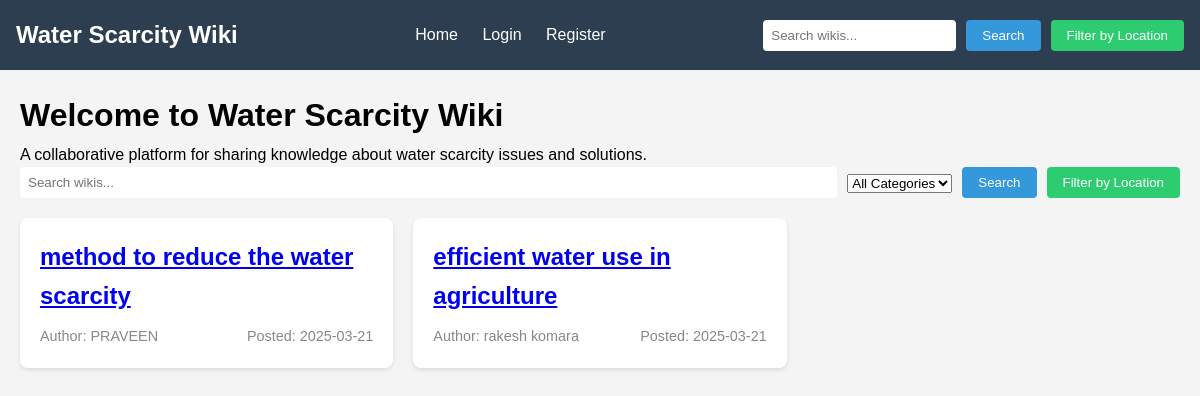
The page / on the database its author committed.
### app.py (models this page shows, shortened)
class Wiki(db.Model):
    id = db.Column(db.Integer, primary_key=True)
    title = db.Column(db.String(100), nullable=False)
    content = db.Column(db.Text, nullable=False)
    date_posted = db.Column(db.DateTime, nullable=False, default=datetime.utcnow)
    user_id = db.Column(db.Integer, db.ForeignKey('user.id'), nullable=False)
    media_files = db.relationship('WikiMedia', backref='wiki', lazy=True, cascade='all, delete-orphan')
    water_scarcity_level = db.Column(db.String(20), nullable=False)  # 'low', 'moderate', 'high'
    category = db.Column(db.String(20), nullable=False)  # 'agriculture', 'domestic', 'business'
    def delete(self):
        for media in self.media_files:
            try:
                os.remove(os.path.join(app.config['UPLOAD_FOLDER'], media.filename))
            except OSError:
                pass
        db.session.delete(self)
        db.session.commit()

class User(UserMixin, db.Model):
    id = db.Column(db.Integer, primary_key=True)
    username = db.Column(db.String(80), unique=True, nullable=False)
    email = db.Column(db.String(120), unique=True, nullable=False)
    password_hash = db.Column(db.String(128))
    wikis = db.relationship('Wiki', backref='author', lazy=True)

### app.py (the view)
@app.route('/')
def home():
    wikis = Wiki.query.order_by(Wiki.date_posted.desc()).all()
    return render_template('home.html', wikis=wikis)

### app.py (called while the page is built)
@app.before_request
def log_request_info():
    if not request.path.startswith('/static'):
        app.logger.info(f'Request: {request.method} {request.path}')

### templates/home.html (shortened to what this page needs)
{% extends "base.html" %}
{% block content %}
<div class="home-container">
    <h1>Welcome to Water Scarcity Wiki</h1>
    <p class="intro">A collaborative platform for sharing knowledge about water scarcity issues and solutions.</p>
    <div class="search-container">
        <form id="search-form" action="{{ url_for('search') }}" method="get" class="search-form">
            <input type="text" name="query" placeholder="Search wikis..." value="{{ search_query if search_query }}">
            <div class="category-filters">
                <select name="category" id="category">
                    <option value="">All Categories</option>
                </select>
            </div>
            <button type="submit">Search</button>
            <button type="button" onclick="getLocation()">Filter by Location</button>
        </form>
    </div>
    <div class="wiki-list">
        {% if wikis %}
            {% for wiki in wikis %}
                <div class="wiki-card">
                    <h2><a href="{{ url_for('view_wiki', wiki_id=wiki.id) }}">{{ wiki.title }}</a></h2>
                    <div class="wiki-meta">
                        <span>Author: {{ wiki.author.username }}</span>
                        <span>Posted: {{ wiki.date_posted.strftime('%Y-%m-%d') }}</span>
                    </div>
                </div>
            {% endfor %}
        {% else %}
            <p class="no-wikis">No wiki entries yet. Be the first to contribute!</p>
        {% endif %}
    </div>
</div>
{% endblock %}

### templates/base.html (shortened to what this page needs)
<!DOCTYPE html>
<html lang="en">
<head>
    <link rel="stylesheet" href="{{ url_for('static', filename='style.css') }}">
</head>
<body>
    <nav class="navbar">
        <div class="nav-brand">Water Scarcity Wiki</div>
        <div class="nav-links">
            <a href="{{ url_for('home') }}">Home</a>
            {% if current_user.is_authenticated %}
                <a href="{{ url_for('create_wiki') }}">Create Wiki</a>
                <a href="{{ url_for('logout') }}">Logout</a>
            {% else %}
                <a href="{{ url_for('login') }}">Login</a>
                <a href="{{ url_for('register') }}">Register</a>
            {% endif %}
        </div>
        <form id="search-form" class="search-form" action="{{ url_for('search') }}" method="get">
            <input type="text" name="query" placeholder="Search wikis...">
            <button type="submit">Search</button>
            <button type="button" onclick="getLocation()">Filter by Location</button>
        </form>
    </nav>
    <div class="container">
        {% block content %}{% endblock %}
    </div>
</body>
</html>

### static/style.css (style rules this page uses)
* { margin: 0; padding: 0; box-sizing: border-box; }
body { font-family: Arial, sans-serif; line-height: 1.6; background-color: #f4f4f4; }
.container { max-width: 1200px; margin: 0 auto; padding: 20px; }
.navbar { background-color: #2c3e50; padding: 1rem; display: flex; justify-content: space-between; align-items: center; color: white; }
.nav-brand { font-size: 1.5rem; font-weight: bold; }
.nav-links a { color: white; text-decoration: none; margin-left: 20px; }
.search-form { display: flex; gap: 10px; align-items: center; flex-wrap: wrap; }
.search-form input { padding: 8px; border: none; border-radius: 4px; flex-grow: 1; }
.search-form button { padding: 8px 16px; background-color: #3498db; color: white; border: none; border-radius: 4px; cursor: pointer; transition: background-color 0.3s; }
.search-form button[type="button"] { background-color: #2ecc71; }
.wiki-list { display: grid; grid-template-columns: repeat(auto-fill, minmax(300px, 1fr)); gap: 20px; margin-top: 20px; }
.wiki-card { background-color: white; padding: 20px; border-radius: 8px; box-shadow: 0 2px 4px rgba(0, 0, 0, 0.1); }
.wiki-card h2 { margin-bottom: 10px; color: #2c3e50; }
.wiki-meta { font-size: 0.9rem; color: #888; display: flex; justify-content: space-between; }

### rows shown on the page
Wiki: title "method to reduce the water scarcity", author.username "PRAVEEN", date_posted "2025-03-21"
Wiki: title "efficient water use in agriculture", author.username "rakesh komara", date_posted "2025-03-21"
